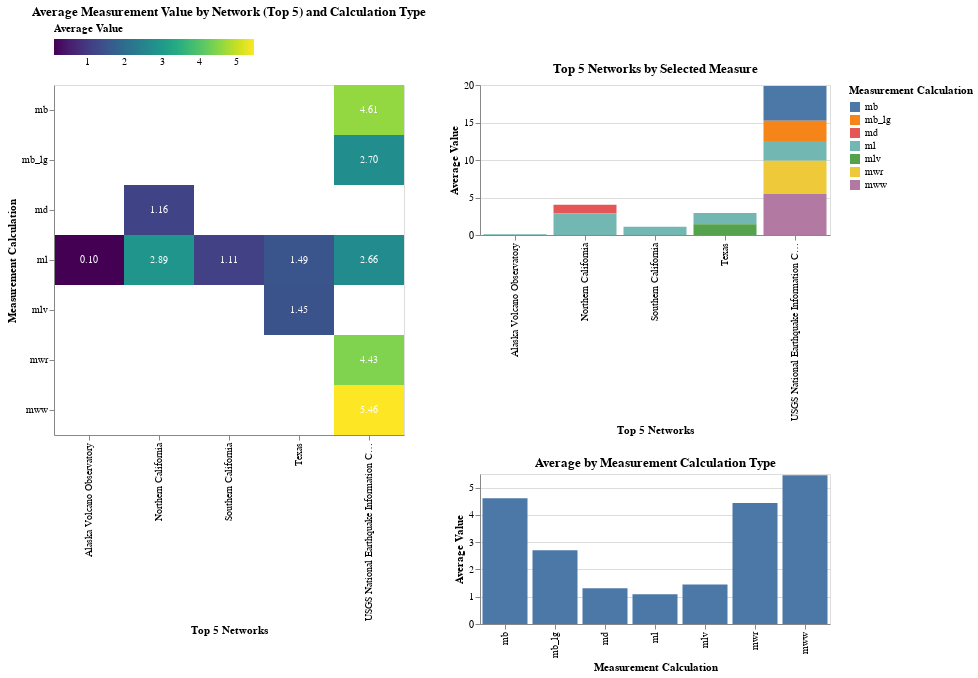

Here is the notebook cell this chart was saved with:
### Code cell
# ------------------
# NETWORK LABELS
# ------------------

# map network codes to full names
network_labels = {
    'av': 'Alaska Volcano Observatory',
    'ci': 'Southern California',
    'nc': 'Northern California',
    'tx': 'Texas',
    'us': 'USGS National Earthquake Information Center'
}
earthquakes['net_full'] = earthquakes['net'].map(network_labels)

# aggregate average magnitude and depth by network and magType
network_magtype_avg = earthquakes.groupby(
    ['net_full', 'magType'], as_index=False
).agg({'mag':'mean','depth':'mean'})

# melt for a column 'measure' to select dynamically
network_magtype_avg = network_magtype_avg.melt(
    id_vars=['net_full','magType'],
    value_vars=['mag','depth'],
    var_name='measure_type',
    value_name='value'
)

# aggregate average by network and magnitude measurement/calculation type
network_avg = earthquakes.groupby(['net_full', 'magType'], as_index=False).agg({'mag':'mean','depth':'mean'})
network_avg = network_avg.melt(
    id_vars=['net_full','magType'],
    value_vars=['mag','depth'],
    var_name='measure_type',
    value_name='value'
)

# ------------------
# INTERACTIONS
# ------------------

# dropdown widget to choose measure
dropdown = alt.binding_select(options=['mag','depth'], name='Measure: ')
measure_param = alt.param(value='mag', bind=dropdown)

# hover selection on magType in heatmap
hover_magtype = alt.selection_point(fields=['magType'], on='pointerover', empty=True)

# ------------------
# HEATMAP: top 5 networks by measurement calculation type for selected measure (mag or depth)
# ------------------

heatmap = alt.Chart(network_magtype_avg).mark_rect().encode(
    alt.X('net_full:N', title='Top 5 Networks'),
    alt.Y('magType:N', title='Measurement Calculation'),
    alt.Color('value:Q', scale=alt.Scale(scheme='viridis'), legend=alt.Legend(orient='top'), title='Average Value'),
    tooltip=['net_full:N', 'magType:N', 'value:Q']
).transform_filter(
    alt.datum.measure_type == measure_param
).add_params(
    measure_param
).add_params(
    hover_magtype
).properties(
    width=350, 
    height=350, 
    title='Average Measurement Value by Network (Top 5) and Calculation Type'
)

text = heatmap.mark_text(baseline='middle', fontSize=10).encode(
    text=alt.Text('value:Q', format=".2f"),
    color=alt.value('white')
)
heatmap = heatmap + text

# ------------------
# BAR CHART: average measure (magnitude or depth) aggregated by measurement calculation
# ------------------

avg_by_magtype = earthquakes.groupby('magType', as_index=False).agg({'mag':'mean','depth':'mean'})
avg_by_magtype = avg_by_magtype.melt(
    id_vars=['magType'],
    value_vars=['mag','depth'],
    var_name='measure_type',
    value_name='value'
)

bar_magtype = alt.Chart(avg_by_magtype).mark_bar().encode(
    alt.X('magType:N', title='Measurement Calculation'),
    alt.Y('value:Q', title='Average Value'),
    opacity=alt.condition(hover_magtype, alt.value(1.0), alt.value(0.3)),
    tooltip=['magType:N','value:Q']
).transform_filter(
    alt.datum.measure_type == measure_param
).add_params(
    measure_param
).properties(
    width=350,
    height=150,
    title='Average by Measurement Calculation Type'
)

# ------------------
# BAR CHART: average measure (magnitude or depth) per top 5 networks by measurement calculation
# ------------------

bar_network = alt.Chart(network_avg).mark_bar().encode(
    alt.X('net_full:N', title='Top 5 Networks'),
    alt.Y('value:Q', title='Average Value'),
    alt.Color('magType:N', scale=alt.Scale(scheme='tableau10'), title='Measurement Calculation'),
    opacity=alt.condition(hover_magtype, alt.value(1.0), alt.value(0.3)),
    tooltip=['net_full:N', 'magType:N', 'value:Q']
).transform_filter(
    alt.datum.measure_type == measure_param
).properties(
    width=350,
    height=150,
    title='Top 5 Networks by Selected Measure'
)

# ------------------
# FINAL LAYOUT
# ------------------
view2 = (heatmap | bar_network & bar_magtype)
view2

### Figure 1 — Vega-Lite specification as saved in the notebook (floating-point values rounded to 4 significant figures)
{"$schema": "https://vega.github.io/schema/vega-lite/v5.20.1.json", "config": {"view": {"continuousHeight": 300, "continuousWidth": 300}}, "datasets": {"data-c9111463b85b25125c8dddb7e7c53a15": [{"magType": "mb", "measure_type": "mag", "value": 4.609}, {"magType": "mb_lg", "measure_type": "mag", "value": 2.7}, {"magType": "md", "measure_type": "mag", "value": 1.311}, {"magType": "ml", "measure_type": "mag", "value": 1.094}, {"magType": "mlv", "measure_type": "mag", "value": 1.45}, {"magType": "mwr", "measure_type": "mag", "value": 4.433}, {"magType": "mww", "measure_type": "mag", "value": 5.459}, {"magType": "mb", "measure_type": "depth", "value": 83.18}, {"magType": "mb_lg", "measure_type": "depth", "value": 9.939}, {"magType": "md", "measure_type": "depth", "value": 6.751}, {"magType": "ml", "measure_type": "depth", "value": 7.748}, {"magType": "mlv", "measure_type": "depth", "value": 9.975}, {"magType": "mwr", "measure_type": "depth", "value": 47.92}, {"magType": "mww", "measure_type": "depth", "value": 67.72}], "data-f425c49b1609825c63a9ce92d152a053": [{"magType": "ml", "measure_type": "mag", "net_full": "Alaska Volcano Observatory", "value": 0.09796}, {"magType": "md", "measure_type": "mag", "net_full": "Northern California", "value": 1.157}, {"magType": "ml", "measure_type": "mag", "net_full": "Northern California", "value": 2.89}, {"magType": "ml", "measure_type": "mag", "net_full": "Southern California", "value": 1.115}, {"magType": "ml", "measure_type": "mag", "net_full": "Texas", "value": 1.487}, {"magType": "mlv", "measure_type": "mag", "net_full": "Texas", "value": 1.45}, {"magType": "mb", "measure_type": "mag", "net_full": "USGS National Earthquake Information Center", "value": 4.609}, {"magType": "mb_lg", "measure_type": "mag", "net_full": "USGS National Earthquake Information Center", "value": 2.7}, {"magType": "ml", "measure_type": "mag", "net_full": "USGS National Earthquake Information Center", "value": 2.656}, {"magType": "mwr", "measure_type": "mag", "net_full": "USGS National Earthquake Information Center", "value": 4.433}, {"magType": "mww", "measure_type": "mag", "net_full": "USGS National Earthquake Information Center", "value": 5.459}, {"magType": "ml", "measure_type": "depth", "net_full": "Alaska Volcano Observatory", "value": 4.474}, {"magType": "md", "measure_type": "depth", "net_full": "Northern California", "value": 3.84}, {"magType": "ml", "measure_type": "depth", "net_full": "Northern California", "value": 16.2}, {"magType": "ml", "measure_type": "depth", "net_full": "Southern California", "value": 8.584}, {"magType": "ml", "measure_type": "depth", "net_full": "Texas", "value": 7.143}, {"magType": "mlv", "measure_type": "depth", "net_full": "Texas", "value": 9.975}, {"magType": "mb", "measure_type": "depth", "net_full": "USGS National Earthquake Information Center", "value": 83.18}, {"magType": "mb_lg", "measure_type": "depth", "net_full": "USGS National Earthquake Information Center", "value": 9.939}, {"magType": "ml", "measure_type": "depth", "net_full": "USGS National Earthquake Information Center", "value": 17.96}, {"magType": "mwr", "measure_type": "depth", "net_full": "USGS National Earthquake Information Center", "value": 47.92}, {"magType": "mww", "measure_type": "depth", "net_full": "USGS National Earthquake Information Center", "value": 67.72}]}, "hconcat": [{"data": {"name": "data-f425c49b1609825c63a9ce92d152a053"}, "height": 350, "layer": [{"encoding": {"color": {"field": "value", "legend": {"orient": "top"}, "scale": {"scheme": "viridis"}, "title": "Average Value", "type": "quantitative"}, "tooltip": [{"field": "net_full", "type": "nominal"}, {"field": "magType", "type": "nominal"}, {"field": "value", "type": "quantitative"}], "x": {"field": "net_full", "title": "Top 5 Networks", "type": "nominal"}, "y": {"field": "magType", "title": "Measurement Calculation", "type": "nominal"}}, "mark": {"type": "rect"}, "name": "view_1", "title": "Average Measurement Value by Network (Top 5) and Calculation Type", "transform": [{"filter": "(datum.measure_type === param_1)"}]}, {"encoding": {"color": {"value": "white"}, "text": {"field": "value", "format": ".2f", "type": "quantitative"}, "tooltip": [{"field": "net_full", "type": "nominal"}, {"field": "magType", "type": "nominal"}, {"field": "value", "type": "quantitative"}], "x": {"field": "net_full", "title": "Top 5 Networks", "type": "nominal"}, "y": {"field": "magType", "title": "Measurement Calculation", "type": "nominal"}}, "mark": {"baseline": "middle", "fontSize": 10, "type": "text"}, "title": "Average Measurement Value by Network (Top 5) and Calculation Type", "transform": [{"filter": "(datum.measure_type === param_1)"}]}], "width": 350}, {"vconcat": [{"data": {"name": "data-f425c49b1609825c63a9ce92d152a053"}, "encoding": {"color": {"field": "magType", "scale": {"scheme": "tableau10"}, "title": "Measurement Calculation", "type": "nominal"}, "opacity": {"condition": {"empty": true, "param": "param_2", "value": 1}, "value": 0.3}, "tooltip": [{"field": "net_full", "type": "nominal"}, {"field": "magType", "type": "nominal"}, {"field": "value", "type": "quantitative"}], "x": {"field": "net_full", "title": "Top 5 Networks", "type": "nominal"}, "y": {"field": "value", "title": "Average Value", "type": "quantitative"}}, "height": 150, "mark": {"type": "bar"}, "title": "Top 5 Networks by Selected Measure", "transform": [{"filter": "(datum.measure_type === param_1)"}], "width": 350}, {"data": {"name": "data-c9111463b85b25125c8dddb7e7c53a15"}, "encoding": {"opacity": {"condition": {"empty": true, "param": "param_2", "value": 1}, "value": 0.3}, "tooltip": [{"field": "magType", "type": "nominal"}, {"field": "value", "type": "quantitative"}], "x": {"field": "magType", "title": "Measurement Calculation", "type": "nominal"}, "y": {"field": "value", "title": "Average Value", "type": "quantitative"}}, "height": 150, "mark": {"type": "bar"}, "title": "Average by Measurement Calculation Type", "transform": [{"filter": "(datum.measure_type === param_1)"}], "width": 350}]}], "params": [{"bind": {"input": "select", "name": "Measure: ", "options": ["mag", "depth"]}, "name": "param_1", "value": "mag"}, {"name": "param_2", "select": {"fields": ["magType"], "on": "pointerover", "type": "point"}, "views": ["view_1"]}]}
